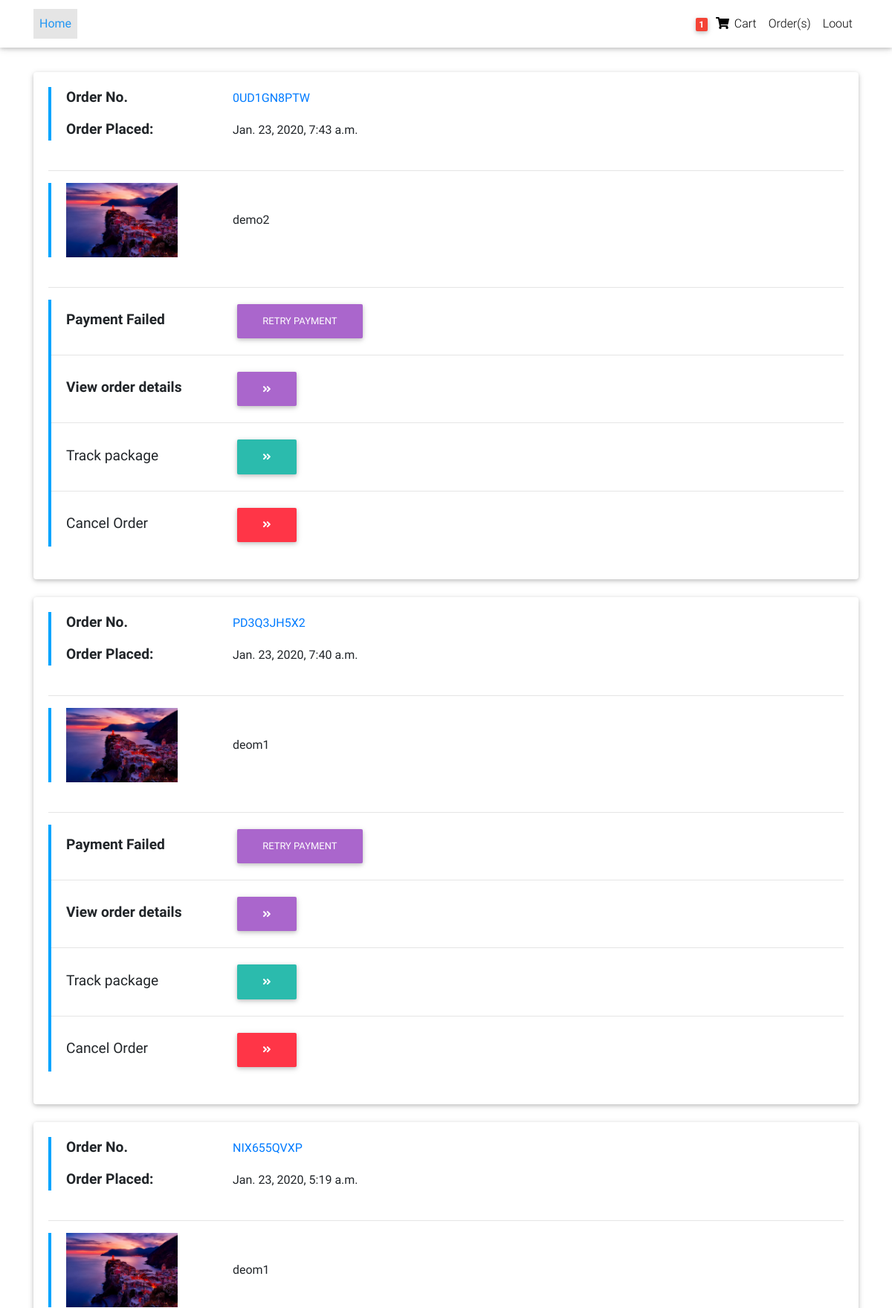
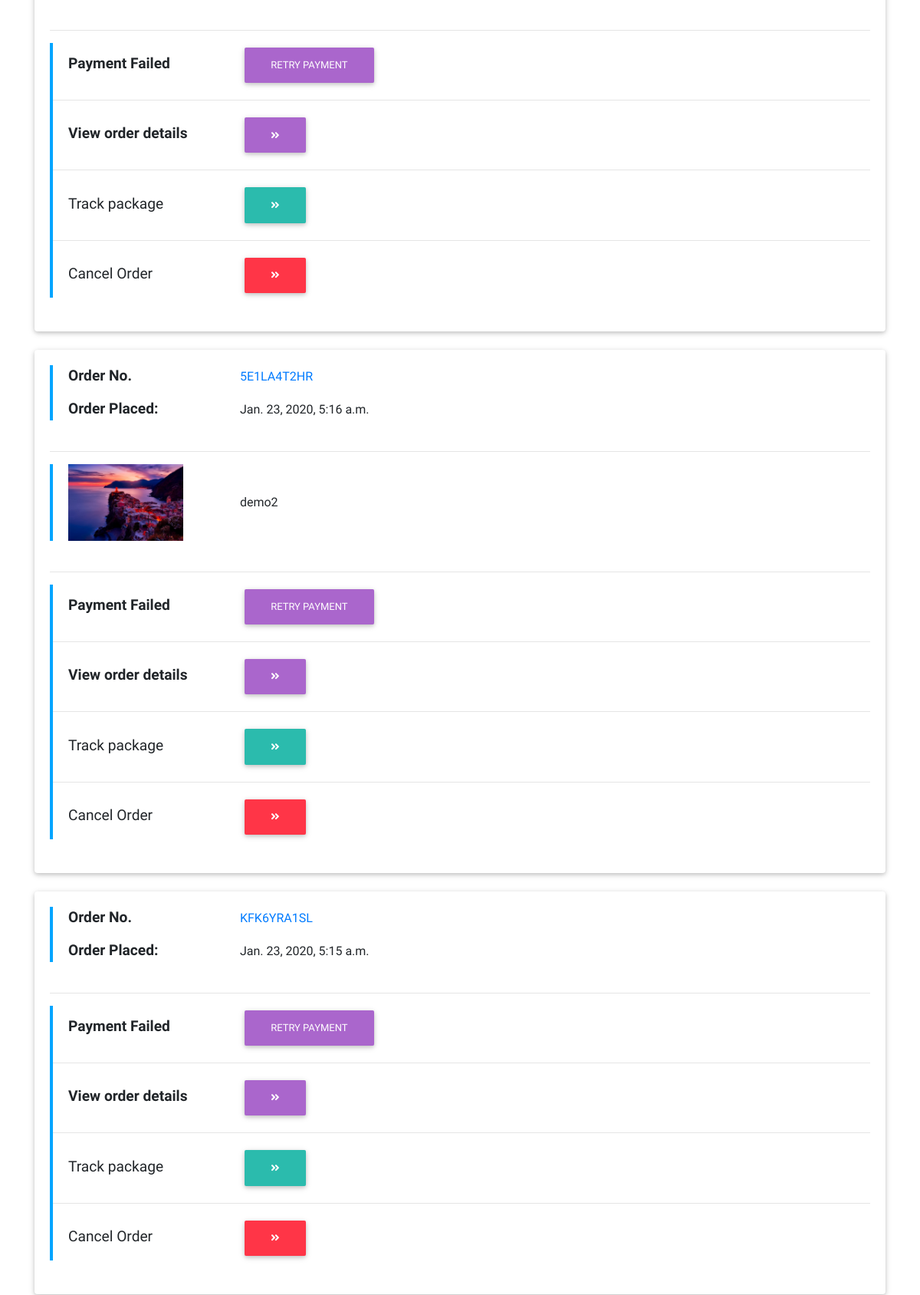
Page /order/all-orders/ (signed in, upper part) on the committed database (2 pictures, top to bottom).
### orders/models.py (models this page shows, shortened)
class Order(models.Model):
    user = models.ForeignKey(settings.AUTH_USER_MODEL, on_delete=models.CASCADE, null=True, blank=True)
    order_id = models.CharField(max_length=120, default="ABc", unique =True)
    cart = models.ForeignKey(Cart, on_delete=models.CASCADE)
    line_total = models.DecimalField(max_digits = 100, decimal_places=2, default = 0.00)
    tax_total = models.DecimalField(max_digits = 100, decimal_places=2, default = 5.99)
    final_total = models.DecimalField(max_digits = 100, decimal_places=2, default = 19.99)
    status = models.CharField(max_length = 40, choices = STATUS_CHOICES, default="Started")
    payment_status = models.CharField(max_length=10, choices = PAYMENT_CHOICE, blank=True, null=True)
    payment_method = models.CharField(max_length=30, choices = PAYMENT_METHODS, blank=True, null=True)
    shipping_status = models.CharField(max_length=10, choices = SHIPPING_CHOICE, blank=True, null=True)
    created_date = models.DateTimeField(auto_now_add=True, auto_now=False)
    updated_date = models.DateTimeField(auto_now_add=False, auto_now=True)
    full_name = models.CharField(max_length=60)
    mobile_number = models.CharField(validators = [phone_regex], max_length = 15)
    street_address = models.CharField(max_length=120)
    landmark = models.CharField(max_length=100, blank=True, null=True)
    city = models.CharField(max_length=20)
    state = models.CharField(max_length=20)
    zip = models.CharField(max_length=10)

### cart/models.py (models this page shows, shortened)
class CartItem(models.Model):
    cart = models.ForeignKey('Cart', on_delete = models.CASCADE, null = True, blank = True)
    item = models.ForeignKey(Item, on_delete=models.CASCADE)
    quantity = models.IntegerField(default=1)
    line_total = models.DecimalField(max_digits = 100, decimal_places=2, default = 00.00)
    created_date = models.DateTimeField(auto_now_add=True, auto_now=False)
    updated_date = models.DateTimeField(auto_now_add=False, auto_now=True)
    active = models.BooleanField(default = True)

### products/models.py (models this page shows, shortened)
class Item(models.Model):
    title = models.CharField(max_length = 100)
    price = models.DecimalField(max_digits = 100, decimal_places = 2)
    discount_price = models.DecimalField(max_digits = 100, decimal_places = 2,blank=True, null = True)
    catagory =  models.CharField(max_length = 10, choices = CATAGORY_CHOICE)
    label = models.CharField(max_length = 10, choices = LABEL_CHOICE)
    slug = models.SlugField(unique = True)
    description = models.TextField()
    quantity = models.IntegerField(default=1)
    active = models.BooleanField(default=True)
    created = models.DateTimeField(auto_now = False, auto_now_add = True)
    updated = models.DateTimeField(auto_now = True, auto_now_add = False)

### orders/views.py (the view)
# urls.py: path('all-orders/',views.view_order, name='view-order-all'),
@login_required
def view_order(request):
    try:
        orders = Order.objects.filter(user = request.user).order_by('-created_date')
    except:
        orders = None
    context = {
        'orders':orders
    }
    return render(request, 'orders/order_list.html', context)

### accounts/models.py (called while the page is built)
    @property
    def is_active(self):
        return self.active

### templates/orders/order_list.html (shortened to what this page needs)
{% extends 'base.html' %}
{% load static %}
{% block content %}
<main>
  <div class="container">
    <div class="mt-5 pt-4">
      {% if orders %}
        {% for order in orders %}
        <div class="card card-cascade narrower">
              <div class="card-body card-body-cascade">
                <div class="side-border">
                    <div>
                      <div class="left-block">
                        <b>Order No.</b>
                      </div>
                      <div class="right-block">
                        <a href="{% url 'orders:details' order.order_id %}"><p>{{ order.order_id }}</p></a>
                      </div>
                    </div>
                  <div class="">
                    <div class="left-block">
                      <b>Order Placed:</b>
                    </div>
                    <div class="right-block right-align">
                      {{ order.created_date }}
                    </div>
                  </div>
                </div>
                <br>
                <hr>
              {% for item in order.cart.cartitem_set.all %}
              <div class="side-border">
                <div>
                  <div class="left-block">
                    <img src="{% static 'img/sample.jpg' %}" height="100px" width="150px" alt="">
                  </div>
                  <div class="right-block">
                    <div>
                        {{ item.item.title }}
                    </div>
                  </div>
                </div>
              </div>
              <br>
              <hr>
              {% endfor %}
              <div class="side-border">
                {% if order.status == "Abandoned" %}
                <div>
                  <div class="left-block">
                    <b>Payment Failed </b>
                  </div>
                  <div class="right-block">
                      <a class="btn btn-secondary" href="{% url 'orders:payment' order.order_id %}">Retry Payment</a>
                  </div>
                </div>
                <hr>
                {% endif %}
                <div>
                  <div class="left-block">
                    <b>View order details</b>
                  </div>
                  <div class="right-block">
                    <a href="{% url 'orders:details' order.order_id %}" class="btn btn-secondary"><i class="fas fa-angle-double-right"></i></a>
                  </div>
                </div>
                <hr>
                {% if order.shipping_status == "Arrived" %}
                <div>
                  <div class="left-block">
                    Ruturn
                  </div>
                  <div class="right-block">
                    <a class="btn btn-default" href=""><i class="fas fa-angle-double-right"></i></a>
                  </div>
                </div>
                <hr>
                {% elif order.status != "Canceled" %}
                <div>
                  <div class="left-block">
                    Track package
                  </div>
                  <div class="right-block">
                    <a class="btn btn-default" href="{% url 'orders:track' order.order_id %}"><i class="fas fa-angle-double-right"></i></a>
                  </div>
                </div>
                <hr>
                <div>
                  <div class="left-block">
                    Cancel Order
                  </div>
                  <div class="right-block">
                    <a href="{% url 'orders:cancel-order' order.order_id %}" class="btn btn-danger"><i class="fas fa-angle-double-right"></i></a>
                  </div>
                </div>
                {% endif %}
              </div>
              </div>
              <div>
              </div>
        </div>
        <br>
        {% endfor %}
      {% else %}
        Empty
      {% endif %}
    </div>
  </div>
</main>
{% endblock %}

### templates/base.html (shortened to what this page needs)
{% load static %}
<!DOCTYPE html>
<html lang="en" dir="ltr">
    <head>
      <link rel="stylesheet" href="https://use.fontawesome.com/releases/v5.8.2/css/all.css">
      <link href="{% static 'css/bootstrap.min.css' %}" rel="stylesheet">
      <link href="{% static 'css/mdb.min.css' %}" rel="stylesheet">
      <link href="{% static 'css/style.css' %}" rel="stylesheet">
      <link rel="stylesheet" href="{% static 'css/bs-stepper.min.css' %}">
    </head>
  <body style="padding:25px">
    {% include 'navbar.html' %}
    {% block content %}
    {% endblock %}
  </body>
</html>

### templates/navbar.html (shortened to what this page needs)
<nav class="navbar fixed-top navbar-expand-lg navbar-light white scrolling-navbar">
  <div class="container">
    <div class="collapse navbar-collapse" id="navbarSupportedContent">
      <ul class="navbar-nav mr-auto">
        <li class="nav-item active">
          <a class="nav-link waves-effect" href="{% url 'products:home' %}">
            <strong class="blue-text">Home</strong>
          </a>
        </li>
      </ul>
      <ul class="navbar-nav nav-flex-icons">
        <li class="nav-item">
          <a class="nav-link waves-effect" href="{% url 'cart:cart' %}">
            <span class="badge red z-depth-1 mr-1">
              {% if request.session.items_total %}
              {{ request.session.items_total }}
              {% else %}
              0
              {% endif %}</span>
            <i class="fas fa-shopping-cart"></i>
            <span class="clearfix d-none d-sm-inline-block"> Cart </span>
          </a>
        </li>
        <li class="nav-item">
        <div class="dropdown">
          <a class="nav-link waves-effect" type="button" id="dropdownMenu2" data-toggle="dropdown"
            aria-haspopup="true" aria-expanded="false">Order(s)</a>
        </div>
        {% if user.is_authenticated %}
        <li class="nav-item">
          <a href="{% url 'accounts:logout' %}" class="nav-link waves-effect">Loout</a>
        </li>
        {% endif %}
      </ul>
    </div>
  </div>
</nav>

### static/css/style.css (style rules this page uses)
html, body, .view { height: 100%; }

### templates/base.html (style rules this page uses)
html, body, header, .carousel { height: 60vh; }

### rows in the picture
Order: order_id "0UD1GN8PTW", created_date "Jan. 23, 2020, 7:43 a.m.", status "Payment Failed"
CartItem: item "demo2"
Order: order_id "PD3Q3JH5X2", created_date "Jan. 23, 2020, 7:40 a.m.", status "Payment Failed"
CartItem: item "deom1"
Order: order_id "NIX655QVXP", created_date "Jan. 23, 2020, 5:19 a.m.", status "Payment Failed"
CartItem: item "deom1"
Order: order_id "5E1LA4T2HR", created_date "Jan. 23, 2020, 5:16 a.m.", status "Payment Failed"
CartItem: item "demo2"
Order: order_id "KFK6YRA1SL", created_date "Jan. 23, 2020, 5:15 a.m.", status "Payment Failed"

### other values in the picture
{{ request.session.items_total }} "1"
